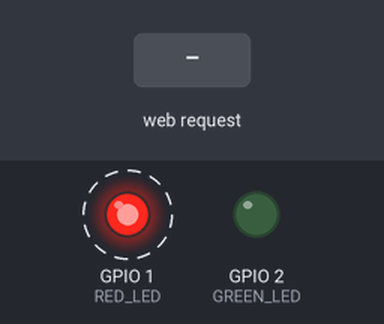
Simulated run of this sketch. Board: ESP32. Shown: output pins drawn as LEDs (lit = HIGH). Wiring (inferred from the names in the program): IR receiver: data GPIO 14. Dashed ring = blinking. Inputs (shaded band) come from the test bench. Uploads are accepted with an empty reply; the camera gives no picture; what the sketch prints to the serial monitor is not drawn.

Above: at 1.47 s.
At 2.6 s:
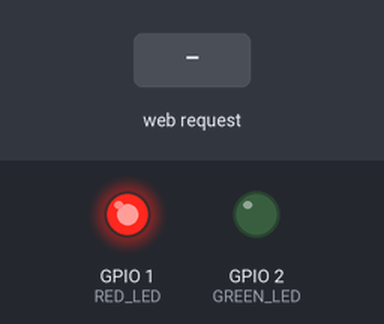
2.7 s: HTTP request GET /capture received
At 4.1 s:
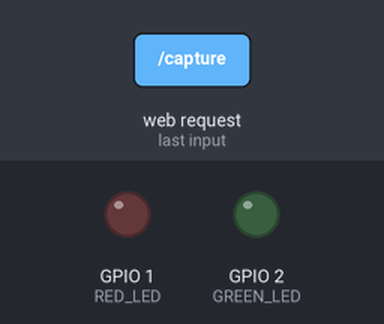
10.2 s: HTTP request GET /register received
Timing chart, 0 to 22.8 s (numbered marks = the images above; inputs shaded):
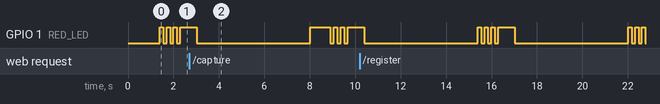

The sketch:

demo4.ino
```cpp
#include <WiFi.h>
#include <WebServer.h>
#include "esp_camera.h"
#include <HTTPClient.h>

// Camera pin config
#define PWDN_GPIO_NUM  -1
#define RESET_GPIO_NUM -1
#define XCLK_GPIO_NUM  15
#define SIOD_GPIO_NUM  4
#define SIOC_GPIO_NUM  5
#define Y2_GPIO_NUM    11
#define Y3_GPIO_NUM    9
#define Y4_GPIO_NUM    8
#define Y5_GPIO_NUM    10
#define Y6_GPIO_NUM    12
#define Y7_GPIO_NUM    18
#define Y8_GPIO_NUM    17
#define Y9_GPIO_NUM    16
#define VSYNC_GPIO_NUM 6
#define HREF_GPIO_NUM  7
#define PCLK_GPIO_NUM  13

// LEDs & IR
#define GREEN_LED 2
#define RED_LED 1
#define IR_SENSOR_PIN 14  // IR sensor input pin

// Wi-Fi & server
const char* ssid = "esp32";
const char* password = "123456789";
bool devicePreviouslyConnected = false;

String host_ip = "";
const char* host_port = "5000";
WebServer server(80);

// ========== Helper Functions ==========

bool setupCamera() {
  camera_config_t config;
  config.ledc_channel = LEDC_CHANNEL_0;
  config.ledc_timer = LEDC_TIMER_0;
  config.pin_d0 = Y2_GPIO_NUM;
  config.pin_d1 = Y3_GPIO_NUM;
  config.pin_d2 = Y4_GPIO_NUM;
  config.pin_d3 = Y5_GPIO_NUM;
  config.pin_d4 = Y6_GPIO_NUM;
  config.pin_d5 = Y7_GPIO_NUM;
  config.pin_d6 = Y8_GPIO_NUM;
  config.pin_d7 = Y9_GPIO_NUM;
  config.pin_xclk = XCLK_GPIO_NUM;
  config.pin_pclk = PCLK_GPIO_NUM;
  config.pin_vsync = VSYNC_GPIO_NUM;
  config.pin_href = HREF_GPIO_NUM;
  config.pin_sscb_sda = SIOD_GPIO_NUM;
  config.pin_sscb_scl = SIOC_GPIO_NUM;
  config.pin_pwdn = PWDN_GPIO_NUM;
  config.pin_reset = RESET_GPIO_NUM;
  config.xclk_freq_hz = 20000000;
  config.pixel_format = PIXFORMAT_JPEG;
  config.frame_size = FRAMESIZE_XGA;
  config.jpeg_quality = 15;
  config.fb_count = 1;

  esp_err_t err = esp_camera_init(&config);
  return (err == ESP_OK);
}

void blinkLED(int pin, int times, int delayTime) {
  for (int i = 0; i < times; i++) {
    digitalWrite(pin, HIGH);
    delay(delayTime);
    digitalWrite(pin, LOW);
    delay(delayTime);
  }
}

void blinkBothLEDs(int times, int delayTime) {
  for (int i = 0; i < times; i++) {
    digitalWrite(GREEN_LED, HIGH);
    digitalWrite(RED_LED, HIGH);
    delay(delayTime);
    digitalWrite(GREEN_LED, LOW);
    digitalWrite(RED_LED, LOW);
    delay(delayTime);
  }
}

// ========== Camera Upload Logic ==========

void captureAndSendImage(bool viaGesture = false) {
  digitalWrite(RED_LED, HIGH);  // LED on

  // Discard first few frames
  for (int i = 0; i < 3; i++) {
    camera_fb_t* temp = esp_camera_fb_get();
    if (temp) esp_camera_fb_return(temp);
    delay(30);
  }

  camera_fb_t* fb = esp_camera_fb_get();
  if (!fb) {
    Serial.println("❌ Camera capture failed");
    blinkLED(RED_LED, 2, 300);
    digitalWrite(RED_LED, LOW);
    return;
  }

  delay(200);

  WiFiClient client;
  HTTPClient http;

  String serverURL = "http://" + host_ip + ":" + host_port + "/upload";
  http.begin(client, serverURL);
  http.addHeader("Content-Type", "image/jpeg");

  int httpResponseCode = http.POST(fb->buf, fb->len);

  if (httpResponseCode > 0) {
    Serial.println(viaGesture ? "✅ Gesture Photo Sent!" : "✅ Manual Photo Sent!");
  } else {
    Serial.println("❌ Send Failed");
    blinkBothLEDs(3, 300);
  }

  esp_camera_fb_return(fb);
  http.end();
  digitalWrite(RED_LED, LOW);  // LED off
}

// ========== Web Routes ==========

void handleRoot() {
  String html = R"rawliteral(
    <!DOCTYPE html>
    <html>
    <head>
      <title>ESP32 CAM Control</title>
      <style>
        body { font-family: Arial; text-align: center; padding: 50px; }
        button { font-size: 20px; padding: 10px 20px; }
      </style>
    </head>
    <body>
      <h1>ESP32 CAM Interface</h1>
      <p><button onclick="capture()">Capture Photo</button></p>
      <script>
        function capture() {
          fetch("/capture").then(res => res.text()).then(alert);
        }
      </script>
    </body>
    </html>
  )rawliteral";
  server.send(200, "text/html", html);
}

void handleCapture() {
  captureAndSendImage(false);
  server.send(200, "text/plain", "Photo captured and sent.");
}

void handleRegister() {
  IPAddress clientIP = server.client().remoteIP();
  host_ip = clientIP.toString();
  Serial.print("📲 Registered host IP: ");
  Serial.println(host_ip);
  server.send(200, "text/plain", "Registered host IP: " + host_ip);
}

// ========== Setup & Loop ==========

void setup() {
  Serial.begin(115200);
  pinMode(GREEN_LED, OUTPUT);
  pinMode(RED_LED, OUTPUT);
  pinMode(IR_SENSOR_PIN, INPUT);

  digitalWrite(GREEN_LED, LOW);
  digitalWrite(RED_LED, LOW);

  delay(1000);

  WiFi.softAP(ssid, password);
  delay(100);
  Serial.println("ESP32 AP started");
  Serial.print("IP Address: ");
  Serial.println(WiFi.softAPIP());

  if (!setupCamera()) {
    Serial.println("Camera init failed 😢");
    blinkLED(RED_LED, 2, 300);
    return;
  }

  Serial.println("Camera ready 🎥");

  server.on("/", handleRoot);
  server.on("/capture", handleCapture);
  server.on("/register", handleRegister);
  server.begin();
  Serial.println("HTTP server started");
}

void loop() {
  int connectedDevices = WiFi.softAPgetStationNum();

  if (connectedDevices >= 1 && !devicePreviouslyConnected) {
    blinkLED(GREEN_LED, 3, 300);
    devicePreviouslyConnected = true;
  }

  server.handleClient();

  // 👋 Gesture Detection
  if (digitalRead(IR_SENSOR_PIN) == HIGH) {
    Serial.println("👋 Gesture detected via IR sensor");
    blinkLED(RED_LED, 3, 150);       // Flash before capture
    captureAndSendImage(true);       // Capture via gesture
    delay(5000);                     // Debounce (prevent multiple triggers)
  }
}
```
